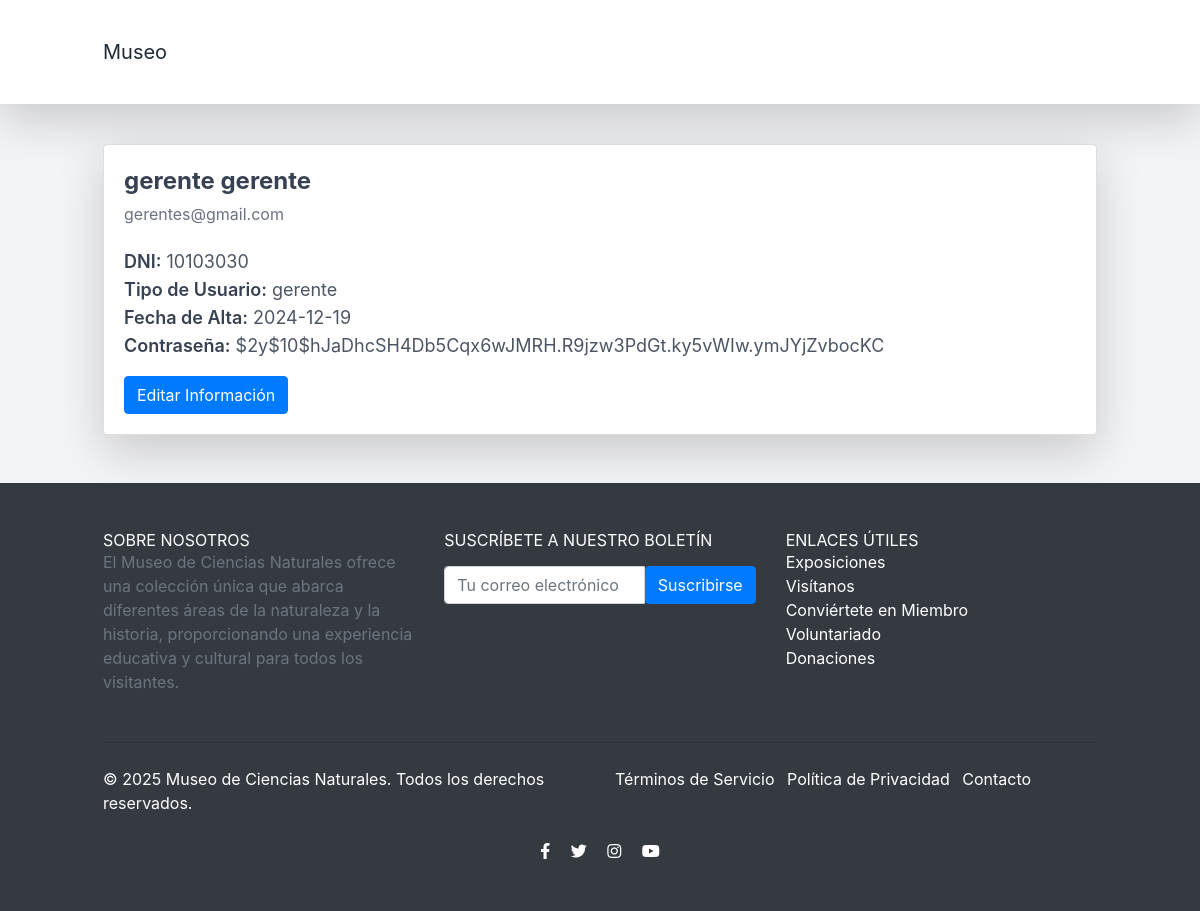
The app's page /contacto/perfil.php?id=15 (signed in), older data.
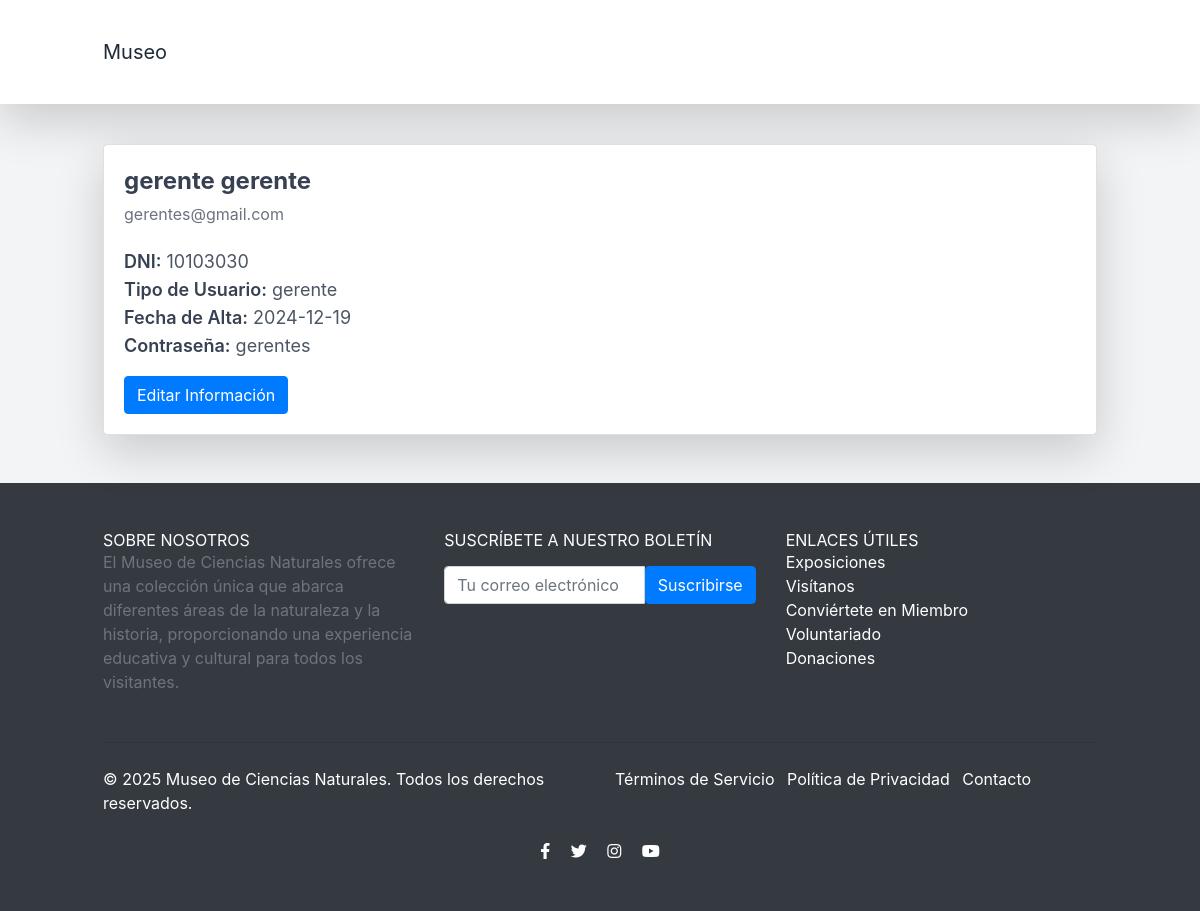
The same page, newer data.
### tables this page shows
CREATE TABLE `usuario` (
  `idUsuario` int(11) NOT NULL,
  `dni` varchar(8) DEFAULT NULL,
  `nombre` varchar(255) DEFAULT NULL,
  `apellido` varchar(255) DEFAULT NULL,
  `email` varchar(255) DEFAULT NULL,
  `clave` varchar(255) DEFAULT NULL,
  `fecha_alta` date DEFAULT NULL,
  `tipo_de_usuario` varchar(50) DEFAULT NULL
);

### modelo/bd.php (called while the page is built, shortened)
<?php
class Db {
	public function __construct($host='localhost',$db_name='museo',$db_user='root',$db_pass='') {
		$this->host = $host;
		$this->db = $db_name;
		$this->user = $db_user;
		$this->pass = $db_pass;
		try {
           $this->conection = new PDO('mysql:host='.$this->host.'; dbname='.$this->db, $this->user, $this->pass);
        } catch (PDOException $e) {
            echo $e->getCode()." ; ".$e->getMessage();
            exit();
        }
	}
}

### modelo/usuario.php (called while the page is built, shortened)
<?php
require_once "bd.php";
class Usuario {
    protected $table = "usuario";
    protected $conection;
    private function getConection() {
        $db = new Db();
        $this->conection = $db->conection;
    }
    public function getUsuariosById($id){
        $sql = "SELECT * FROM " . $this->table . " WHERE idUsuario = ?";
        $stmt = $this->conection->prepare($sql);
        $stmt->execute([$id]);
        return $stmt->fetch(PDO::FETCH_ASSOC);
    }
}
?>

### contacto/perfil.php (the view, shortened to what this page needs)
<?php
require_once "../modelo/bd.php";
require_once "../modelo/usuario.php";
$id = $_GET["id"] ?? null;
if ($id) {
    $usuario = new Usuario();
    $usuarioData = $usuario->getUsuariosById($id);
} else {
    die("ID de usuario no proporcionado.");
}
?>
<!DOCTYPE html>
<html lang="es">
<!DOCTYPE html>
<html lang="es">
<head>
    <link href="https://stackpath.bootstrapcdn.com/bootstrap/4.5.2/css/bootstrap.min.css" rel="stylesheet">
    <link rel="stylesheet" href="https://cdnjs.cloudflare.com/ajax/libs/font-awesome/5.15.4/css/all.min.css" />
    <script src="https://cdn.tailwindcss.com"></script>
</head>
<body class="bg-gray-100">
    <?php include('../includes/navListados.php'); ?>
    <div class="container mx-auto mt-10">
        <?php if ($usuarioData): ?>
            <div class="card shadow-lg rounded-lg mb-5">
                <div class="card-body">
                    <h5 class="text-2xl font-bold text-gray-700 mb-2">
                        <?php echo htmlspecialchars($usuarioData['nombre'] . ' ' . $usuarioData['apellido']); ?>
                    </h5>
                    <h6 class="text-md text-gray-500 mb-4">
                        <?php echo htmlspecialchars($usuarioData['email']); ?>
                    </h6>
                    <p class="text-lg text-gray-600">
                        <strong class="font-semibold text-gray-700">DNI:</strong> <?php echo htmlspecialchars($usuarioData['dni']); ?><br>
                        <strong class="font-semibold text-gray-700">Tipo de Usuario:</strong> <?php echo htmlspecialchars($usuarioData['tipo_de_usuario']); ?><br>
                        <strong class="font-semibold text-gray-700">Fecha de Alta:</strong> <?php echo htmlspecialchars($usuarioData['fecha_alta']); ?><br>
                        <strong class="font-semibold text-gray-700">Contraseña:</strong> <?php echo htmlspecialchars($usuarioData['clave']); ?>
                    </p>
                    <a href="#" class="btn btn-primary mt-3" onclick="toggleForm()">Editar Información</a>
                </div>
            </div>
        <?php else: ?>
            <div class="alert alert-warning text-center">
                <strong>No se encontraron datos para el usuario.</strong>
            </div>
        <?php endif; ?>
    </div>
    <?php include('../includes/footer.php'); ?>
</body>
</html>

Row changes from the older to the newer data that the page shows:
changed usuario "gerente gerente": clave "$2y$10$hJaDhcSH4Db5Cqx6wJMRH.R9jzw3PdGt.ky5vWIw.ymJYjZvbocKC" → "gerentes"
